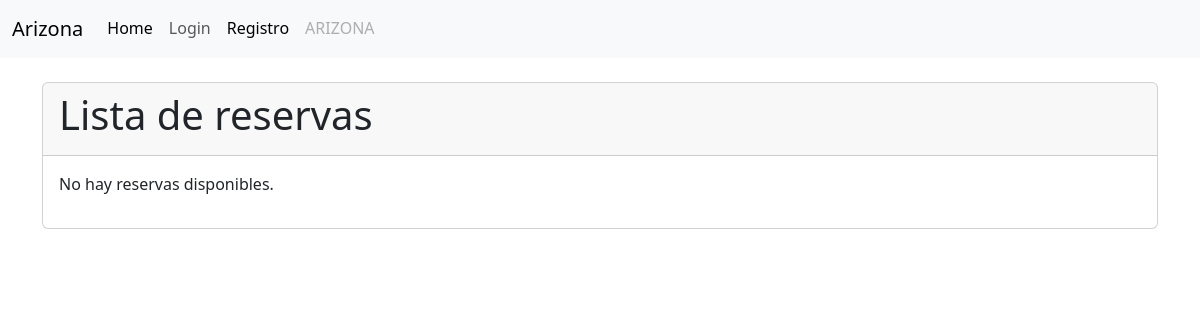
The app's page /cliente/reservas/, older data.
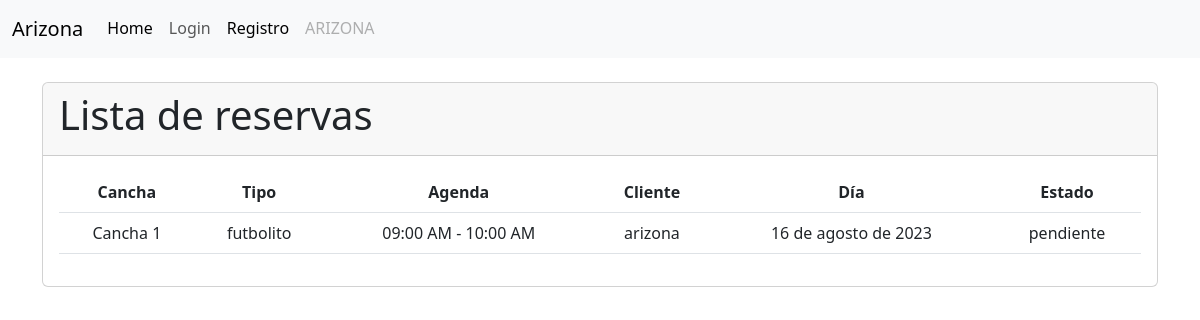
The same page, newer data.
### cliente/models.py (models this page shows, shortened)
class Reserva(models.Model):
    cliente = models.ForeignKey(Cliente, on_delete=models.CASCADE)
    agenda = models.ForeignKey(Agenda, on_delete=models.CASCADE)
    dia = models.DateField()
    ESTADO_CHOICES = [
        ('disponible', 'Disponible'),
        ('pendiente', 'Pendiente'),
        ('finalizada', 'Finalizada'),
    ]
    estado = models.CharField(max_length=20, choices=ESTADO_CHOICES, default='disponible')
    class Meta:
        unique_together = ('agenda', 'cliente', 'dia')

class Cliente(models.Model):
    SEXO = [
        ('F', 'Femenino'),
        ('M', 'Masculino'),
    ]
    user = models.OneToOneField(
        'accounts.User',
        verbose_name='Usuario',
        on_delete=models.CASCADE
    )
    rut = models.CharField(max_length=10)
    sexo = models.CharField(max_length=10, choices=SEXO)
    def __str__(self):
        return f'{self.user.username}'

### servicio/models.py (models this page shows, shortened)
class Agenda(models.Model):
    cancha = models.ForeignKey(Cancha, on_delete=models.CASCADE)
    horario = models.ForeignKey(Horario, on_delete=models.CASCADE)
    disponible = models.BooleanField(default=True)
    class Meta:
        verbose_name = _('Agenda')
        verbose_name_plural = _('Agendas')
        unique_together = ('cancha', 'horario')

class Cancha(models.Model):
    NUMERACION_CHOICES = [
        ('1', 'Cancha 1'),
        ('2', 'Cancha 2'),
        ('3', 'Cancha 3'),
        ('4', 'Cancha 4'),
        ('5', 'Cancha 5'),
        ('6', 'Cancha 6'),
        ('7', 'Cancha 7'),
        ('8', 'Cancha 8'),
    ]
    numeracion = models.CharField(max_length=10, choices=NUMERACION_CHOICES)
    tipo = models.ForeignKey(TipoCancha, on_delete=models.CASCADE, related_name='canchas')
    def __str__(self):
        return f'Cancha {self.numeracion}'
    class Meta:
        verbose_name = _('Cancha')
        verbose_name_plural = _('Canchas')

class TipoCancha(models.Model):
    nombre = models.CharField(max_length=50)
    precio = models.DecimalField(max_digits=8, decimal_places=0)
    descripcion = models.TextField()
    def __str__(self):
        return self.nombre
    class Meta:
        verbose_name = _('Tipo de Cancha')
        verbose_name_plural = _('Tipos de Canchas')

class Horario(models.Model):
    AM = 'AM'
    PM = 'PM'
    MERIDIEM_CHOICES = [
        (AM, 'AM'),
        (PM, 'PM'),
    ]
    hora_inicio = models.TimeField()
    hora_fin = models.TimeField()
    meridiem = models.CharField(max_length=2, choices=MERIDIEM_CHOICES, default=PM)
    def __str__(self):
        return f'{self.hora_inicio.strftime("%I:%M %p")} - {self.hora_fin.strftime("%I:%M %p")}'

### accounts/models.py (models this page shows, shortened)
class User(AbstractBaseUser, PermissionsMixin):
    id = models.AutoField(primary_key=True, unique=True)
    username = models.CharField(
        'Usuario', max_length=30, unique=True, validators=[
            validators.RegexValidator(
                re.compile('^[\w.@+-]+$'),
                'ingrese un nombre de usuario valido '
                'Este valor debe contener solo letras, números '
                'excepto: @/./+/-/_.',
                'invalid'
            )
        ],
        help_text='Un nombre corto que sera usado'+
                  ' para identificarlo de forma unica en la plataforma.'
    )
    name = models.CharField('Nombre', max_length=20)
    apellidos = models.CharField('Apellidos', max_length=30)
    email = models.EmailField('Email', unique=True)
    is_staff = models.BooleanField('Admin', default=False)
    is_active = models.BooleanField('Ativo', default=True)
    date_joined = models.DateTimeField('Data de Entrada', auto_now_add=True)
    roles = models.ForeignKey(Rol, on_delete=models.CASCADE)
    USERNAME_FIELD = 'username'
    REQUIRED_FIELDS = ['email']
    objects = CustomUserManager()
    class Meta:
        verbose_name = 'Usuario'
        verbose_name_plural = 'Usuarios'

### cliente/views.py (the view)
# urls.py: path('reservas/', views.reserva_list, name='reserva_list'),
def reserva_list(request):
    reservas = Reserva.objects.all()
    today = timezone.now().date()
    return render(request, 'reserva/listar.html', {'reservas': reservas, 'today': today})

### cliente/templates/reserva/listar.html (shortened to what this page needs)
{% extends "layout.html" %}
{% load static %}
{% load humanize %}
{% block container %}
<div class="container">
  <br>
  <div class="card">
    <div class="card-header">
      <h1 class="card-title">Lista de reservas</h1>
    </div>
    <div class="card-body">
      {% if reservas %}
      <table class="table reserva-table text-center">
        <thead>
          <tr>
            <th>Cancha</th>
            <th>Tipo</th>
            <th>Agenda</th>
            <th>Cliente</th>
            <th>Día</th>
            <th>Estado</th>
          </tr>
        </thead>
        <tbody>
          {% for reserva in reservas %}
          <tr style="{% if reserva.dia == today %}background-color: lightblue;
                     {% elif reserva.dia < today %}background-color: lightcoral; text-decoration: line-through;
                     {% elif reserva.estado == 'pendiente' %}background-color: lightgreen;{% endif %}">
            <td>{{ reserva.agenda.cancha }}</td>
            <td>{{ reserva.agenda.cancha.tipo }}</td>
            <td>{{ reserva.agenda.horario }}</td>
            <td>{{ reserva.cliente }}</td>
            <td>{{ reserva.dia }}</td>
            <td>{{ reserva.estado }}</td>
          </tr>
          {% empty %}
          <tr>
            <td colspan="6">No hay servicio disponibles.</td>
          </tr>
          {% endfor %}
        </tbody>
      </table>
      {% else %}
      <p>No hay reservas disponibles.</p>
      {% endif %}
    </div>
  </div>
</div>
{% endblock %}

### templates/layout.html (shortened to what this page needs)
<!doctype html>
{% load static %}
<html lang="en">
<head>
	<link rel="stylesheet" href="{% static 'css/nav.css' %}" type="text/css">
	<link rel="stylesheet" href="https://cdnjs.cloudflare.com/ajax/libs/font-awesome/5.15.3/css/all.min.css">
    <link rel="stylesheet" href="https://cdnjs.cloudflare.com/ajax/libs/jqueryui/1.12.1/jquery-ui.min.css">
	<link href="https://cdn.jsdelivr.net/npm/bootstrap@5.3.0-alpha1/dist/css/bootstrap.min.css" rel="stylesheet"
>
</head>
<body>
	<header>
		{% include 'partials/navbar.html' %}
	</header>
	{% block container %}{% endblock %}
</body>
</html>

### templates/partials/navbar.html (shortened to what this page needs)
<nav class="navbar navbar-expand-lg bg-body-tertiary">
    <div class="container-fluid">
        <a class="navbar-brand" href="#">Arizona</a>
        <div class="collapse navbar-collapse" id="navbarNav">
            <ul class="navbar-nav">
                <li class="nav-item">
                    <a class="nav-link active" aria-current="page" href="{% url 'home' %}">Home</a>
                </li>
                {% if user.is_authenticated %}
                    {% if user.roles.nombre == 'admin' or user.roles.nombre == 'trabajador' %}
                        <li class="nav-item">
                            <a class="nav-link active" aria-current="page" href="{% url 'servicio:agenda-listar' %}">Agendas</a>
                        </li>
                        <li class="nav-item">
                            <a class="nav-link active" aria-current="page" href="{% url 'servicio:cancha-listar' %}">Servicios</a>
                        </li>
                        <li class="nav-item">
                            <a class="nav-link active" aria-current="page" href="{% url 'cliente:reserva_list' %}">Reservas</a>
                        </li>
                        <li class="nav-item">
                            <a class="nav-link active" aria-current="page" href="{% url 'cliente:cliente_list' %}">Clientes</a>
                        </li>
                    {% elif user.roles.nombre == 'cliente' %}
                        <li class="nav-item">
                            <a class="nav-link active" aria-current="page" href="{% url 'servicio:agenda-reserva' %}">Reserva</a>
                        </li>
                    {% endif %}
                    <li class="nav-item">
                        <a class="nav-link" href="{% url 'account:index' %}">Cuenta</a>
                    </li>
                    <li class="nav-item">
                        <a class="nav-link" href="{% url 'Login:logout' %}">Logout</a>
                    </li>
                {% else %}
                    {% if not user.is_staff %}
                        <li class="nav-item">
                            <a class="nav-link" href="{% url 'Login:login' %}">Login</a>
                        </li>
                        <li class="nav-item">
                            <a class="nav-link active" aria-current="page" href="{% url 'account:register' %}">Registro</a>
                        </li>
                        <li class="nav-item">
                            <a class="nav-link disabled">ARIZONA</a>
                        </li>
                    {% endif %}
                {% endif %}
            </ul>
        </div>
    </div>
</nav>

### static/css/nav.css (style rules this page uses)
.navbar-nav .nav-item .nav-link { position: relative; border-bottom: 2px solid transparent; transition: all 0.3s; }
.navbar-nav .nav-item .nav-link::after { content: ""; position: absolute; left: 0; bottom: -1px; width: 100%; height: 2px; background-color: #646464; transform: scaleX(0); transition: transform 0.3s; }

Row changes from the older to the newer data that the page shows:
added Reserva: agenda.cancha "Cancha 1", agenda.cancha.tipo "futbolito", agenda.horario "09:00 AM - 10:00 AM", cliente "arizona", dia "16 de agosto de 2023", estado "pendiente"
Text that changed along with them:
text no longer shown: "No hay reservas disponibles."
text now shown: "Cancha Tipo Agenda Cliente Día Estado"
